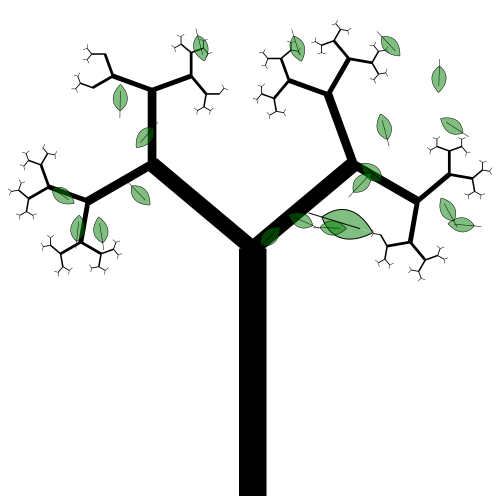

Write Python code to recreate this figure.
#!/usr/bin/python
"""
bugs:
"""

import datetime
import random
import pickle
import math
import sys
import math
import argparse
import json
from pysvg.shape import *
from pysvg import parser
from pysvg.style import *
from pysvg.structure import svg
from pysvg.builders import *
import iso8601

def processData(json):
    data = []
    minMin = 1500
    maxMin = 0
    for d in json:
        date = iso8601.parse_date(d["at"])
        minute = int( date.strftime("%M") ) # minute 0 -59
        hour = int(date.strftime("%H") ) # hour 0 -23
        mins =  (minute + hour * 60)/10 # 0 - 143
        if mins < minMin:
            minMin = mins
        if mins > maxMin:
            maxMin = mins
        light = d["value"]
        data.append((mins,light))
    global args
    if args.debug:
        print "parsed %d lines" % len(data)
        print "min mins: %d max mins: %d" % ( minMin ,maxMin )
    return data

def setup(args):
  widthmm = "%fmm" % args.width
  heightmm = "%fmm" % args.height

  dwg = svg(width=widthmm,height=heightmm)
  dwg.set_viewBox("0 0 %s %s" % (args.width, args.height))
  return dwg

def get_style():
    style=StyleBuilder()
    style.setFontFamily(fontfamily="Verdana")
    style.setFontSize(args.height / 20 )
    style.setFilling("black")
    return style.getStyle()

def write_date(svg):
    print "date"
    now = datetime.datetime.now()
    date = now.strftime("%d/%m/%Y")
    print date
    t=text(date,10,args.height)
    t.set_style(get_style())
    svg.addElement(t)

    t=text("24:00",110,args.height)
    t.set_style(get_style())
    t.set_id("datetext")
    svg.addElement(t)

def write_scale(svg):
    id = -1 #no id for the leaf
    leaf(10,args.height - 100,1,svg,id,0,args)
    #assume we get something every 5 minutes - wrong assumption but for now
    #the number we get in is in watts, eg 100 = 100W
    #so if scale is 100, 100W will result in leaf being scaled to 1(original  size)
    #so a full size leaf is equal in energy to 100W for 5min
    #typical is in hours, so divide by (60/5) 12 = 100/12 = 8.3wH
    #if it was 100W but scale is 50, then a full size leaf is 50W for 5 mins
    #so leaf is 50/20 = 2wH
    #so scale text is args.scale/12
    scale_text = "= %.1fWh" % ( args.scale / 12 )
    t=text(scale_text,50, args.height - 60)
    t.set_style(get_style())
    svg.addElement(t)

def leaf(x,y,width,dwg,id,rotate,args):
  leafsvg = parser.parse(args.dir + "leaf.svg")
  leaf = leafsvg.getElementAt(1)
  th=TransformBuilder()
  th.setScaling( width ) 
  th.setRotation( rotate)
  th.setTranslation( "%d,%d" % ( x ,y ) )
  leaf.set_transform(th.getTransform())
  leaf.set_id(id)
  dwg.addElement(leaf)


if __name__ == '__main__':
  argparser = argparse.ArgumentParser(
      description="generates square based energy drawings")
  argparser.add_argument('--height',
      action='store', dest='height', type=int, default=500,
      help="height of paper")
  argparser.add_argument('--width',
      action='store', dest='width', type=int, default=500,
      help="width of paper")
  argparser.add_argument('--startenv',
      action='store', dest='startenv', type=int, default=0,
      help="where to start from")
  argparser.add_argument('--number',
      action='store', dest='number', type=int, default=0,
      help="will end up being the time")
  argparser.add_argument('--env',
      action='store', dest='env', type=int, default=0,
      help="environmental var to plot")
  """
  argparser.add_argument('--value',
      action='store', dest='value', type=int, default=5000,
      help="value of each square")
  """
  argparser.add_argument('--scale',
      action='store', dest='scale', type=float, default=100,
      help="divide data total by this number to get svg scale amount")
  argparser.add_argument('--dir',
      action='store', dest='dir', default="./",
      help="directory for files")
  argparser.add_argument('--wipe',
      action='store_const', const=True, dest='wipe', default=False,
      help="start with a new tree")
  argparser.add_argument('--load',
      action='store_const', const=True, dest='load', default=False,
      help="load values for env and number")
  argparser.add_argument('--debug',
      action='store_const', const=True, dest='debug', default=False,
      help="debug print")
  argparser.add_argument('--drawnow',
      action='store_const', const=True, dest='drawnow', default=False,
      help="draw a leaf of given size immediately")
  argparser.add_argument('--drawoutline',
      action='store_const', const=True, dest='drawoutline', default=False,
      help="draw the outline of the square")
  argparser.add_argument('--loadhistory',
      action='store', dest='loadhistory', default=None,
      help="load a history file")


  args = argparser.parse_args()
  state = {}
  loadedvars = {} 

  if args.wipe:
    try:
        print "wiping"
        fromfile = open(args.dir + "tree_init.svg",'r')
        tofile = open(args.dir + "tree.svg",'w')
        tofile.write(fromfile.read())
        tofile.close()
        fromfile.close()
    except IOError as (errno, strerror):
        print "I/O error({0}): {1}".format(errno, strerror)


  if args.load:
    print "using numbers from file"
    loadedvars = pickle.load( open( args.dir + vars.p, "rb" ) )
    args.number = loadedvars["number"]
    args.env = loadedvars["env"]

  #create drawing
  dwg = setup(args)

  #also setup concat drawing
  try:
      concat = parser.parse(args.dir + "tree.svg")
      if args.debug:
        print "parsed concat ok"
  except:
      if args.debug:
        print "problem parsing concat"
      concat = setup(args)

  if args.wipe:
    write_date(concat)
    write_scale(concat)

  #draw outline square
  if args.drawoutline:
    dwg = setup(args)
    square( args.width / 2,args.height/2, args.width, dwg )
    dwg.save()
    exit(0)

  #2 different things can happen here, either we are loading a whole load of points at once, or we are running realtime
  #load of points at once
  if args.loadhistory:
    try:
        fh = open(args.dir + args.loadhistory)
        jsondata = json.load(fh)
        data=processData(jsondata)
        state["startenv"] = 0
        state["number"] = 0

    except:
        "failed to read history file"
        exit(1)
  else:
    try:
      state = pickle.load( open( args.dir + "save.p", "rb" ) )
      #will throw an exception if not available
    except:
      print "exception loading state, creating default state"
      state["startenv"] = args.startenv
      state["number"] = args.number
       
    #prepare the array, only one datum which is for now
    data = []
    data.append((args.number,args.env))

  newfile = False #exit status depends on if we write a new file
  for datum in data:
      value = int(float(datum[1])) #the value of the datum
      last_number = state["number"] #last datum's minute
      state["number"]=int(datum[0]) #this datum's minute
      if args.debug:
        print "last number: %d, number: %d, value: %d" % ( last_number, state["number"], value )

      if last_number != state["number"] or args.drawnow: #if move onto next minute

        scale = float(state["startenv"]) / args.scale 
        if args.debug:
            print "total for %d was %d" % (last_number, state["startenv"])
            print "scale %f" % scale
        state["startenv"] = 0

        #work out where to draw
        border = args.width / 10
        startx = 0
        starty = 0
        startx =  random.randint(border, args.width-border)
        while starty > (args.height / 2) or starty < border:
          starty = random.randint(0, args.height)

        rotate = random.randint(0,360)
        if not args.loadhistory:
            leaf( startx,starty, scale, dwg, last_number,rotate,args )
            dwg.save(args.dir + "leaf_frame.svg")
        leaf( startx,starty, scale, concat, last_number,rotate,args )
        newfile = True

      state["startenv"] += value

  concat.save(args.dir + "tree.svg")

  pickle.dump( state, open( args.dir + "save.p", "wb" ) )

  #pycam can do text natively!
  #dwg.add(dwg.text('Test', insert=(0, 0.2), fill='black'))
  if newfile:
    exit(0)
  exit(1)
